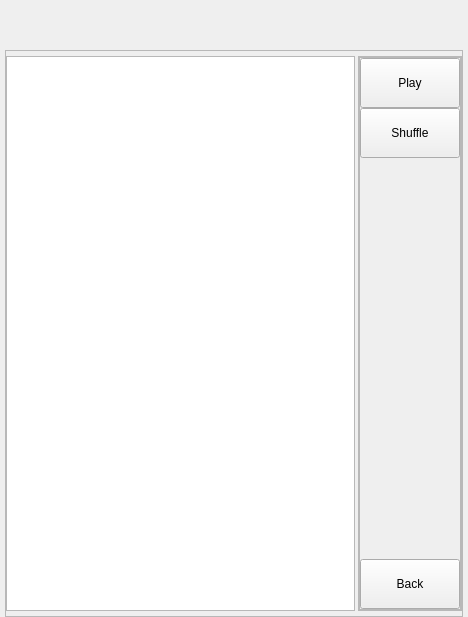
<?xml version="1.0" encoding="UTF-8"?>
<ui version="4.0">
 <class>Form</class>
 <widget class="QWidget" name="Form">
  <property name="geometry">
   <rect>
    <x>0</x>
    <y>0</y>
    <width>468</width>
    <height>617</height>
   </rect>
  </property>
  <property name="windowTitle">
   <string>Form</string>
  </property>
  <layout class="QVBoxLayout" name="verticalLayout">
   <property name="spacing">
    <number>0</number>
   </property>
   <property name="leftMargin">
    <number>5</number>
   </property>
   <property name="topMargin">
    <number>0</number>
   </property>
   <property name="rightMargin">
    <number>5</number>
   </property>
   <property name="bottomMargin">
    <number>0</number>
   </property>
   <item>
    <widget class="QLabel" name="playlist_name_lable">
     <property name="minimumSize">
      <size>
       <width>0</width>
       <height>50</height>
      </size>
     </property>
     <property name="text">
      <string/>
     </property>
    </widget>
   </item>
   <item>
    <widget class="QFrame" name="frame_2">
     <property name="frameShape">
      <enum>QFrame::StyledPanel</enum>
     </property>
     <property name="frameShadow">
      <enum>QFrame::Raised</enum>
     </property>
     <layout class="QHBoxLayout" name="horizontalLayout_2">
      <property name="spacing">
       <number>3</number>
      </property>
      <property name="leftMargin">
       <number>0</number>
      </property>
      <property name="topMargin">
       <number>5</number>
      </property>
      <property name="rightMargin">
       <number>0</number>
      </property>
      <property name="bottomMargin">
       <number>5</number>
      </property>
      <item>
       <widget class="QListWidget" name="listWidget_2"/>
      </item>
      <item>
       <widget class="QFrame" name="frame_4">
        <property name="frameShape">
         <enum>QFrame::StyledPanel</enum>
        </property>
        <property name="frameShadow">
         <enum>QFrame::Raised</enum>
        </property>
        <layout class="QVBoxLayout" name="verticalLayout_4">
         <property name="spacing">
          <number>0</number>
         </property>
         <property name="leftMargin">
          <number>0</number>
         </property>
         <property name="topMargin">
          <number>0</number>
         </property>
         <property name="rightMargin">
          <number>0</number>
         </property>
         <property name="bottomMargin">
          <number>0</number>
         </property>
         <item alignment="Qt::AlignTop">
          <widget class="QFrame" name="frame_5">
           <property name="frameShape">
            <enum>QFrame::StyledPanel</enum>
           </property>
           <property name="frameShadow">
            <enum>QFrame::Raised</enum>
           </property>
           <layout class="QVBoxLayout" name="verticalLayout_5">
            <property name="spacing">
             <number>0</number>
            </property>
            <property name="leftMargin">
             <number>0</number>
            </property>
            <property name="topMargin">
             <number>0</number>
            </property>
            <property name="rightMargin">
             <number>0</number>
            </property>
            <property name="bottomMargin">
             <number>0</number>
            </property>
            <item>
             <widget class="QPushButton" name="btn_play_2">
              <property name="minimumSize">
               <size>
                <width>100</width>
                <height>50</height>
               </size>
              </property>
              <property name="text">
               <string>Play</string>
              </property>
             </widget>
            </item>
            <item>
             <spacer name="verticalSpacer_3">
              <property name="orientation">
               <enum>Qt::Vertical</enum>
              </property>
              <property name="sizeHint" stdset="0">
               <size>
                <width>20</width>
                <height>40</height>
               </size>
              </property>
             </spacer>
            </item>
            <item>
             <widget class="QPushButton" name="btn_shuffle_2">
              <property name="minimumSize">
               <size>
                <width>100</width>
                <height>50</height>
               </size>
              </property>
              <property name="text">
               <string>Shuffle</string>
              </property>
             </widget>
            </item>
            <item>
             <spacer name="verticalSpacer_4">
              <property name="orientation">
               <enum>Qt::Vertical</enum>
              </property>
              <property name="sizeHint" stdset="0">
               <size>
                <width>20</width>
                <height>500</height>
               </size>
              </property>
             </spacer>
            </item>
            <item>
             <widget class="QPushButton" name="btn_back_2">
              <property name="minimumSize">
               <size>
                <width>100</width>
                <height>50</height>
               </size>
              </property>
              <property name="text">
               <string>Back</string>
              </property>
             </widget>
            </item>
           </layout>
          </widget>
         </item>
        </layout>
       </widget>
      </item>
     </layout>
    </widget>
   </item>
  </layout>
 </widget>
 <resources/>
 <connections/>
</ui>
